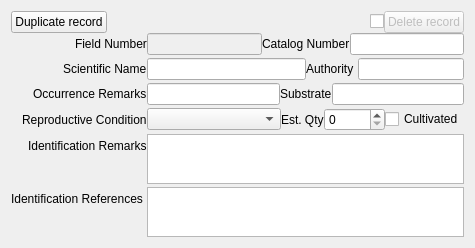
          <widget class="QWidget" name="SpecimenData">
           <property name="sizePolicy">
            <sizepolicy hsizetype="Expanding" vsizetype="Expanding">
             <horstretch>0</horstretch>
             <verstretch>0</verstretch>
            </sizepolicy>
           </property>
           <attribute name="title">
            <string>Specimen Data</string>
           </attribute>
           <layout class="QVBoxLayout" name="verticalLayout_4">
            <property name="spacing">
             <number>0</number>
            </property>
            <item>
             <layout class="QHBoxLayout" name="horizontalLayout_10">
              <item>
               <widget class="QPushButton" name="pushButton_3">
                <property name="text">
                 <string>Duplicate record</string>
                </property>
               </widget>
              </item>
              <item>
               <spacer name="horizontalSpacer">
                <property name="orientation">
                 <enum>Qt::Horizontal</enum>
                </property>
                <property name="sizeHint" stdset="0">
                 <size>
                  <width>40</width>
                  <height>20</height>
                 </size>
                </property>
               </spacer>
              </item>
              <item>
               <widget class="QCheckBox" name="checkBox">
                <property name="text">
                 <string/>
                </property>
               </widget>
              </item>
              <item>
               <widget class="QPushButton" name="pushButton">
                <property name="enabled">
                 <bool>false</bool>
                </property>
                <property name="text">
                 <string>Delete record</string>
                </property>
               </widget>
              </item>
             </layout>
            </item>
            <item>
             <layout class="QFormLayout" name="formLayout">
              <property name="labelAlignment">
               <set>Qt::AlignRight|Qt::AlignTrailing|Qt::AlignVCenter</set>
              </property>
              <property name="verticalSpacing">
               <number>3</number>
              </property>
              <item row="1" column="0">
               <widget class="QLabel" name="label_sciName">
                <property name="sizePolicy">
                 <sizepolicy hsizetype="Expanding" vsizetype="Expanding">
                  <horstretch>0</horstretch>
                  <verstretch>0</verstretch>
                 </sizepolicy>
                </property>
                <property name="text">
                 <string>Scientific Name</string>
                </property>
               </widget>
              </item>
              <item row="1" column="1">
               <layout class="QHBoxLayout" name="horizontalLayout_2" stretch="3,1,2">
                <item>
                 <widget class="QLineEdit" name="lineEdit_sciName">
                  <property name="sizePolicy">
                   <sizepolicy hsizetype="Expanding" vsizetype="Minimum">
                    <horstretch>0</horstretch>
                    <verstretch>0</verstretch>
                   </sizepolicy>
                  </property>
                  <property name="minimumSize">
                   <size>
                    <width>40</width>
                    <height>0</height>
                   </size>
                  </property>
                  <property name="layoutDirection">
                   <enum>Qt::LeftToRight</enum>
                  </property>
                 </widget>
                </item>
                <item>
                 <widget class="QLabel" name="label_sciNameAuthority">
                  <property name="text">
                   <string>Authority</string>
                  </property>
                 </widget>
                </item>
                <item>
                 <widget class="QLineEdit" name="lineEdit_sciNameAuthority">
                  <property name="sizePolicy">
                   <sizepolicy hsizetype="Expanding" vsizetype="Minimum">
                    <horstretch>0</horstretch>
                    <verstretch>0</verstretch>
                   </sizepolicy>
                  </property>
                 </widget>
                </item>
               </layout>
              </item>
              <item row="3" column="0">
               <widget class="QLabel" name="occurrenceRemarksLabel">
                <property name="text">
                 <string>Occurrence Remarks</string>
                </property>
               </widget>
              </item>
              <item row="3" column="1">
               <layout class="QHBoxLayout" name="horizontalLayout_4">
                <item>
                 <widget class="QLineEdit" name="lineEdit_occurrenceRemarks"/>
                </item>
                <item>
                 <widget class="QLabel" name="label_substrate">
                  <property name="text">
                   <string>Substrate</string>
                  </property>
                 </widget>
                </item>
                <item>
                 <widget class="QLineEdit" name="lineEdit_substrate"/>
                </item>
               </layout>
              </item>
              <item row="4" column="0">
               <widget class="QLabel" name="label_reproductiveCondition">
                <property name="text">
                 <string>Reproductive Condition</string>
                </property>
               </widget>
              </item>
              <item row="4" column="1">
               <layout class="QHBoxLayout" name="horizontalLayout_5" stretch="2,1,0,1">
                <item>
                 <widget class="QComboBox" name="comboBox_reproductiveCondition">
                  <item>
                   <property name="text">
                    <string/>
                   </property>
                  </item>
                  <item>
                   <property name="text">
                    <string>Vegetative</string>
                   </property>
                  </item>
                  <item>
                   <property name="text">
                    <string>Reproductive</string>
                   </property>
                  </item>
                  <item>
                   <property name="text">
                    <string>	Early reproductive</string>
                   </property>
                  </item>
                  <item>
                   <property name="text">
                    <string>	Peak reproductive</string>
                   </property>
                  </item>
                  <item>
                   <property name="text">
                    <string>	Late reproductive</string>
                   </property>
                  </item>
                  <item>
                   <property name="text">
                    <string>	Fruit / seed bearing</string>
                   </property>
                  </item>
                  <item>
                   <property name="text">
                    <string>N/A</string>
                   </property>
                  </item>
                 </widget>
                </item>
                <item alignment="Qt::AlignRight">
                 <widget class="QLabel" name="label_individualCount">
                  <property name="text">
                   <string>Est. Qty</string>
                  </property>
                 </widget>
                </item>
                <item>
                 <widget class="QSpinBox" name="spinBox_individualCount">
                  <property name="maximum">
                   <number>99999</number>
                  </property>
                  <property name="value">
                   <number>0</number>
                  </property>
                 </widget>
                </item>
                <item>
                 <widget class="QCheckBox" name="checkBox_establishmentMeans">
                  <property name="text">
                   <string>Cultivated</string>
                  </property>
                 </widget>
                </item>
               </layout>
              </item>
              <item row="6" column="0">
               <widget class="QLabel" name="label_identificationRemarks">
                <property name="text">
                 <string>Identification Remarks</string>
                </property>
               </widget>
              </item>
              <item row="6" column="1">
               <widget class="QPlainTextEdit" name="plainTextEdit_identificationRemarks">
                <property name="minimumSize">
                 <size>
                  <width>0</width>
                  <height>45</height>
                 </size>
                </property>
                <property name="maximumSize">
                 <size>
                  <width>16777215</width>
                  <height>50</height>
                 </size>
                </property>
               </widget>
              </item>
              <item row="7" column="1">
               <widget class="QPlainTextEdit" name="plainTextEdit_identificationReferences">
                <property name="sizePolicy">
                 <sizepolicy hsizetype="Expanding" vsizetype="Expanding">
                  <horstretch>0</horstretch>
                  <verstretch>0</verstretch>
                 </sizepolicy>
                </property>
                <property name="minimumSize">
                 <size>
                  <width>0</width>
                  <height>45</height>
                 </size>
                </property>
                <property name="maximumSize">
                 <size>
                  <width>16777215</width>
                  <height>50</height>
                 </size>
                </property>
               </widget>
              </item>
              <item row="7" column="0">
               <widget class="QLabel" name="label_identificationReferences">
                <property name="text">
                 <string>Identification References </string>
                </property>
               </widget>
              </item>
              <item row="0" column="1">
               <layout class="QHBoxLayout" name="horizontalLayout_9">
                <item>
                 <widget class="QLineEdit" name="lineEdit_otherCatalogNumbers">
                  <property name="enabled">
                   <bool>false</bool>
                  </property>
                 </widget>
                </item>
                <item>
                 <widget class="QLabel" name="label_catalogNumber">
                  <property name="text">
                   <string>Catalog Number</string>
                  </property>
                 </widget>
                </item>
                <item>
                 <widget class="QLineEdit" name="lineEdit_catalogNumber"/>
                </item>
               </layout>
              </item>
              <item row="0" column="0">
               <widget class="QLabel" name="label_otherCatalogNumber">
                <property name="text">
                 <string>Field Number</string>
                </property>
               </widget>
              </item>
             </layout>
            </item>
           </layout>
          </widget>
